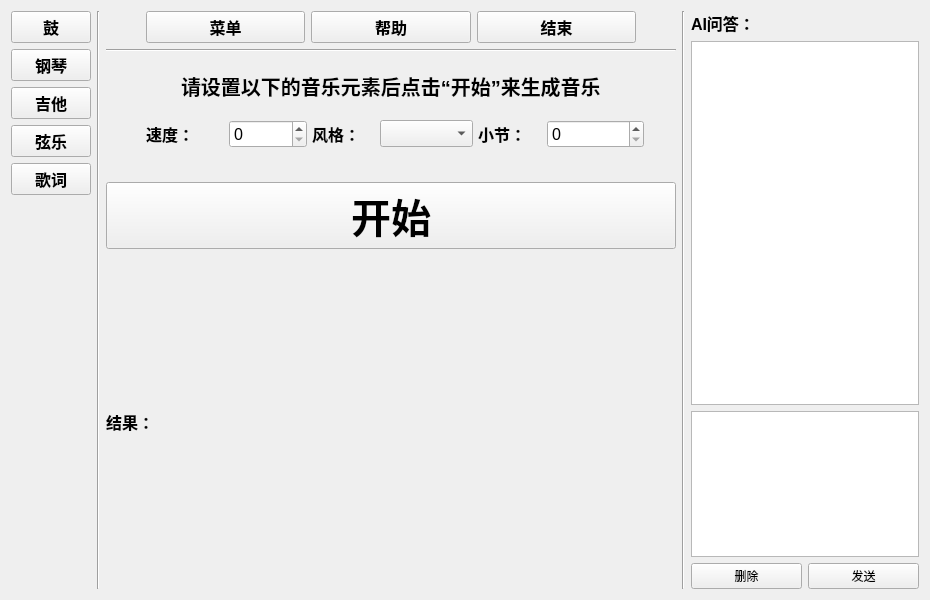
<?xml version="1.0" encoding="UTF-8"?>
<ui version="4.0">
 <class>Form</class>
 <widget class="QWidget" name="Form">
  <property name="geometry">
   <rect>
    <x>0</x>
    <y>0</y>
    <width>930</width>
    <height>600</height>
   </rect>
  </property>
  <property name="minimumSize">
   <size>
    <width>0</width>
    <height>0</height>
   </size>
  </property>
  <property name="maximumSize">
   <size>
    <width>16777215</width>
    <height>16777215</height>
   </size>
  </property>
  <property name="windowTitle">
   <string>Form</string>
  </property>
  <layout class="QHBoxLayout" name="horizontalLayout_5" stretch="0,0,5,0,2">
   <item>
    <layout class="QVBoxLayout" name="verticalLayout_2">
     <item>
      <widget class="QPushButton" name="pushButton_drum">
       <property name="font">
        <font>
         <family>Arial</family>
         <pointsize>12</pointsize>
         <weight>75</weight>
         <bold>true</bold>
        </font>
       </property>
       <property name="text">
        <string>鼓</string>
       </property>
      </widget>
     </item>
     <item>
      <widget class="QPushButton" name="pushButton_piano">
       <property name="font">
        <font>
         <family>Arial</family>
         <pointsize>12</pointsize>
         <weight>75</weight>
         <bold>true</bold>
        </font>
       </property>
       <property name="text">
        <string>钢琴</string>
       </property>
      </widget>
     </item>
     <item>
      <widget class="QPushButton" name="pushButton_guitar">
       <property name="font">
        <font>
         <family>Arial</family>
         <pointsize>12</pointsize>
         <weight>75</weight>
         <bold>true</bold>
        </font>
       </property>
       <property name="text">
        <string>吉他</string>
       </property>
      </widget>
     </item>
     <item>
      <widget class="QPushButton" name="pushButton_strings">
       <property name="font">
        <font>
         <family>Arial</family>
         <pointsize>12</pointsize>
         <weight>75</weight>
         <bold>true</bold>
        </font>
       </property>
       <property name="text">
        <string>弦乐</string>
       </property>
      </widget>
     </item>
     <item>
      <widget class="QPushButton" name="pushButton_lyrics">
       <property name="font">
        <font>
         <family>Arial</family>
         <pointsize>12</pointsize>
         <weight>75</weight>
         <bold>true</bold>
        </font>
       </property>
       <property name="text">
        <string>歌词</string>
       </property>
      </widget>
     </item>
     <item>
      <spacer name="verticalSpacer">
       <property name="orientation">
        <enum>Qt::Vertical</enum>
       </property>
       <property name="sizeHint" stdset="0">
        <size>
         <width>20</width>
         <height>40</height>
        </size>
       </property>
      </spacer>
     </item>
    </layout>
   </item>
   <item>
    <widget class="Line" name="line_3">
     <property name="orientation">
      <enum>Qt::Vertical</enum>
     </property>
    </widget>
   </item>
   <item>
    <layout class="QVBoxLayout" name="verticalLayout" stretch="20,1,10,20,5,20,60">
     <item>
      <layout class="QHBoxLayout" name="hbox_tools" stretch="0,2,2,2,0">
       <item>
        <spacer name="horizontalSpacer_4">
         <property name="orientation">
          <enum>Qt::Horizontal</enum>
         </property>
         <property name="sizeHint" stdset="0">
          <size>
           <width>40</width>
           <height>20</height>
          </size>
         </property>
        </spacer>
       </item>
       <item>
        <widget class="QPushButton" name="pushButton_menu">
         <property name="font">
          <font>
           <family>Arial</family>
           <pointsize>12</pointsize>
           <weight>75</weight>
           <bold>true</bold>
          </font>
         </property>
         <property name="text">
          <string>菜单</string>
         </property>
        </widget>
       </item>
       <item>
        <widget class="QPushButton" name="pushButton_help">
         <property name="font">
          <font>
           <family>Arial</family>
           <pointsize>12</pointsize>
           <weight>75</weight>
           <bold>true</bold>
          </font>
         </property>
         <property name="text">
          <string>帮助</string>
         </property>
        </widget>
       </item>
       <item>
        <widget class="QPushButton" name="pushButton_close">
         <property name="font">
          <font>
           <family>Arial</family>
           <pointsize>12</pointsize>
           <weight>75</weight>
           <bold>true</bold>
          </font>
         </property>
         <property name="text">
          <string>结束</string>
         </property>
        </widget>
       </item>
       <item>
        <spacer name="horizontalSpacer">
         <property name="orientation">
          <enum>Qt::Horizontal</enum>
         </property>
         <property name="sizeHint" stdset="0">
          <size>
           <width>40</width>
           <height>20</height>
          </size>
         </property>
        </spacer>
       </item>
      </layout>
     </item>
     <item>
      <widget class="Line" name="line">
       <property name="orientation">
        <enum>Qt::Horizontal</enum>
       </property>
      </widget>
     </item>
     <item>
      <layout class="QHBoxLayout" name="horizontalLayout_4">
       <item>
        <spacer name="horizontalSpacer_6">
         <property name="orientation">
          <enum>Qt::Horizontal</enum>
         </property>
         <property name="sizeHint" stdset="0">
          <size>
           <width>40</width>
           <height>20</height>
          </size>
         </property>
        </spacer>
       </item>
       <item>
        <widget class="QLabel" name="label">
         <property name="font">
          <font>
           <family>Arial</family>
           <pointsize>15</pointsize>
           <weight>75</weight>
           <bold>true</bold>
          </font>
         </property>
         <property name="text">
          <string>请设置以下的音乐元素后点击“开始”来生成音乐</string>
         </property>
        </widget>
       </item>
       <item>
        <spacer name="horizontalSpacer_5">
         <property name="orientation">
          <enum>Qt::Horizontal</enum>
         </property>
         <property name="sizeHint" stdset="0">
          <size>
           <width>40</width>
           <height>20</height>
          </size>
         </property>
        </spacer>
       </item>
      </layout>
     </item>
     <item>
      <layout class="QHBoxLayout" name="hbox_choose" stretch="0,5,5,2,3,1">
       <property name="spacing">
        <number>5</number>
       </property>
       <item>
        <spacer name="horizontalSpacer_3">
         <property name="orientation">
          <enum>Qt::Horizontal</enum>
         </property>
         <property name="sizeHint" stdset="0">
          <size>
           <width>40</width>
           <height>20</height>
          </size>
         </property>
        </spacer>
       </item>
       <item>
        <layout class="QHBoxLayout" name="horizontalLayout">
         <item>
          <widget class="QLabel" name="label_speed">
           <property name="font">
            <font>
             <family>Arial</family>
             <pointsize>12</pointsize>
             <weight>75</weight>
             <bold>true</bold>
            </font>
           </property>
           <property name="text">
            <string>速度：</string>
           </property>
          </widget>
         </item>
         <item>
          <widget class="QSpinBox" name="spinBox_speed">
           <property name="font">
            <font>
             <family>Arial</family>
             <pointsize>12</pointsize>
            </font>
           </property>
          </widget>
         </item>
        </layout>
       </item>
       <item>
        <layout class="QHBoxLayout" name="horizontalLayout_2">
         <item>
          <widget class="QLabel" name="label_style">
           <property name="font">
            <font>
             <family>Arial</family>
             <pointsize>12</pointsize>
             <weight>75</weight>
             <bold>true</bold>
            </font>
           </property>
           <property name="text">
            <string>风格：</string>
           </property>
          </widget>
         </item>
         <item>
          <widget class="QComboBox" name="comboBox_style">
           <property name="font">
            <font>
             <family>Arial</family>
             <pointsize>12</pointsize>
             <weight>75</weight>
             <bold>true</bold>
            </font>
           </property>
          </widget>
         </item>
        </layout>
       </item>
       <item>
        <widget class="QLabel" name="label_section">
         <property name="font">
          <font>
           <family>Arial</family>
           <pointsize>12</pointsize>
           <weight>75</weight>
           <bold>true</bold>
          </font>
         </property>
         <property name="text">
          <string>小节：</string>
         </property>
        </widget>
       </item>
       <item>
        <widget class="QSpinBox" name="spinBox_section">
         <property name="font">
          <font>
           <family>Arial</family>
           <pointsize>12</pointsize>
          </font>
         </property>
        </widget>
       </item>
       <item>
        <spacer name="horizontalSpacer_2">
         <property name="orientation">
          <enum>Qt::Horizontal</enum>
         </property>
         <property name="sizeHint" stdset="0">
          <size>
           <width>40</width>
           <height>20</height>
          </size>
         </property>
        </spacer>
       </item>
      </layout>
     </item>
     <item>
      <spacer name="verticalSpacer_2">
       <property name="orientation">
        <enum>Qt::Vertical</enum>
       </property>
       <property name="sizeHint" stdset="0">
        <size>
         <width>20</width>
         <height>40</height>
        </size>
       </property>
      </spacer>
     </item>
     <item>
      <widget class="QPushButton" name="pushButton_create">
       <property name="font">
        <font>
         <family>Arial</family>
         <pointsize>30</pointsize>
         <weight>75</weight>
         <bold>true</bold>
        </font>
       </property>
       <property name="styleSheet">
        <string notr="true"/>
       </property>
       <property name="text">
        <string>开始</string>
       </property>
      </widget>
     </item>
     <item>
      <layout class="QHBoxLayout" name="hbox_result" stretch="1,10">
       <item>
        <widget class="QLabel" name="label_result">
         <property name="font">
          <font>
           <family>Arial</family>
           <pointsize>12</pointsize>
           <weight>75</weight>
           <bold>true</bold>
          </font>
         </property>
         <property name="text">
          <string>结果：</string>
         </property>
        </widget>
       </item>
       <item>
        <widget class="QLabel" name="label_result_container">
         <property name="minimumSize">
          <size>
           <width>500</width>
           <height>270</height>
          </size>
         </property>
         <property name="text">
          <string/>
         </property>
        </widget>
       </item>
      </layout>
     </item>
    </layout>
   </item>
   <item>
    <widget class="Line" name="line_2">
     <property name="orientation">
      <enum>Qt::Vertical</enum>
     </property>
    </widget>
   </item>
   <item>
    <layout class="QVBoxLayout" name="verticalLayout_3" stretch="0,5,2,0">
     <item>
      <widget class="QLabel" name="label_ATtitle">
       <property name="font">
        <font>
         <family>Arial</family>
         <pointsize>12</pointsize>
         <weight>75</weight>
         <bold>true</bold>
        </font>
       </property>
       <property name="text">
        <string>AI问答：</string>
       </property>
      </widget>
     </item>
     <item>
      <widget class="QTextEdit" name="textEdit_AIanswer"/>
     </item>
     <item>
      <widget class="QTextEdit" name="textEdit_user"/>
     </item>
     <item>
      <layout class="QHBoxLayout" name="horizontalLayout_3">
       <item>
        <widget class="QPushButton" name="pushButton_userdel">
         <property name="text">
          <string>删除</string>
         </property>
        </widget>
       </item>
       <item>
        <widget class="QPushButton" name="pushButton_usersend">
         <property name="text">
          <string>发送</string>
         </property>
        </widget>
       </item>
      </layout>
     </item>
    </layout>
   </item>
  </layout>
 </widget>
 <resources/>
 <connections/>
</ui>
